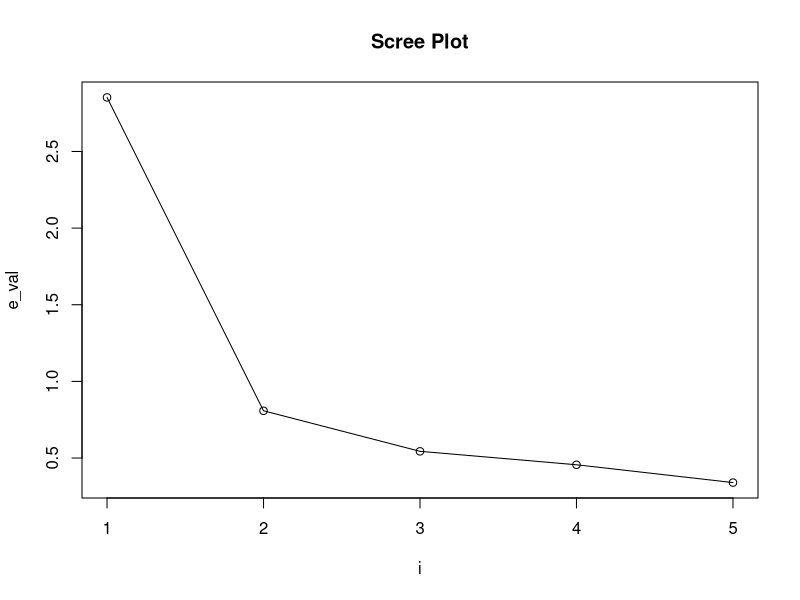
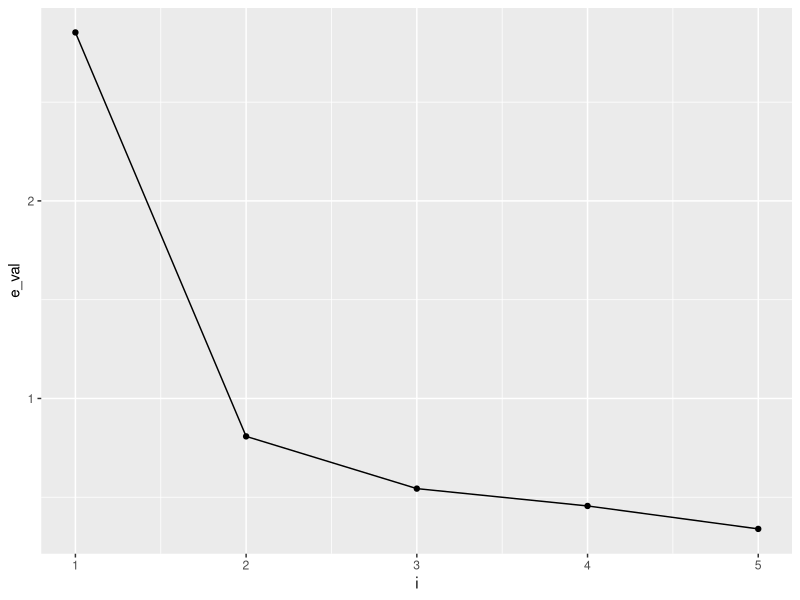

R code for these plots, in order:
#The R-programming to obtain the solution for the given problem-
  library('ggplot2')
R=array(c(1,0.577,0.500,0.387,0.462,0.577,1,0.599,0.389,0.322,0.5,0.599,1,0.436,0.426,0.387,0.389,0.436,1,0.523,0.462,0.322,0.426,0.523,1),dim=c(5,5))
R
e_val=eigen(R)$value
e_val
e_vec= eigen(R)$vectors
e_vec
p=mat.or.vec(5,1)
for (i in 1:5){
  p[i]=e_val[i]/5}
p[i]
prop=cumsum(p)
prop
ry1_z1=e_vec[1,1]*sqrt(e_val[1])
ry1_z1
ry1_z2=e_vec[2,2]*sqrt(e_val[2])
ry1_z2
i=c(1,2,3,4,5)
i
Table = data.frame(i,e_val)
Table
View(Table)
plot(i,e_val,type="o",main="Scree Plot")
#using ggplot we get required graph
ggp = ggplot(data=Table,mapping=aes(x=i,y=e_val))+geom_point()+geom_line()
labs(
  title = paste("Scree Plot")
)
ggp
